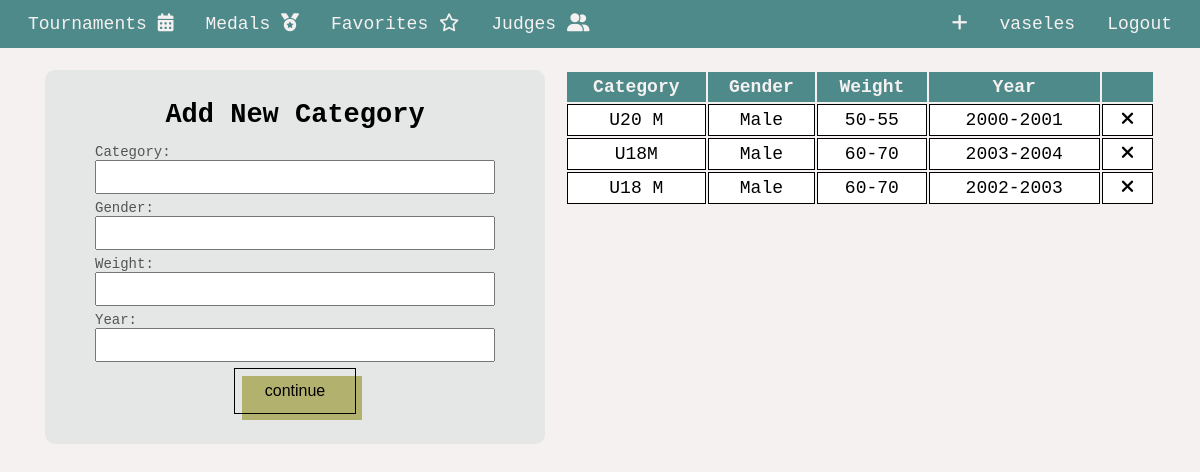
Before: /tournaments/weight-categories (signed in) with the older database file.
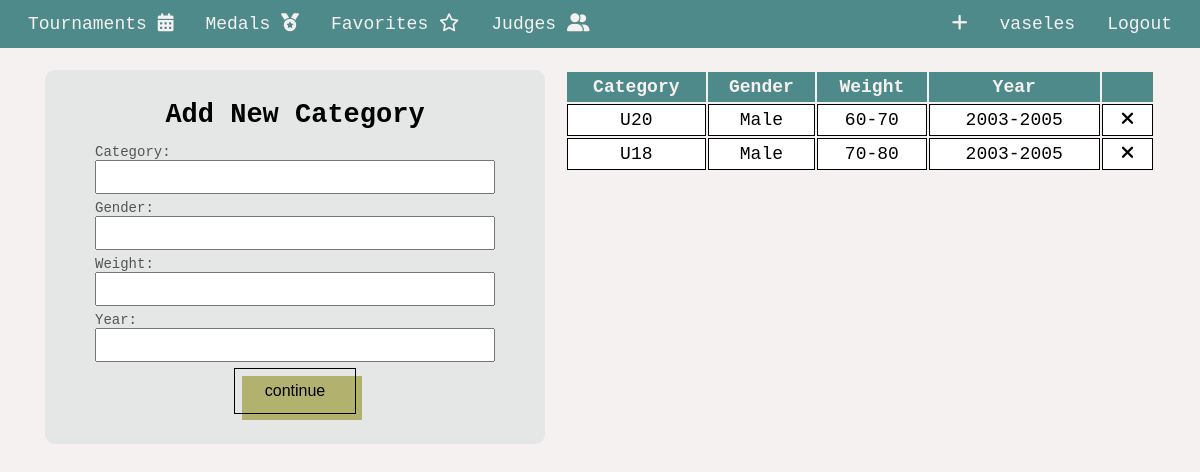
After: the same page with the newer database file.
### base/models.py (models this page shows, shortened)
class WeightCategory(models.Model):
   slug  = models.CharField(max_length=50, default='')
   category = models.CharField(max_length=20, blank=True)
   gender = models.CharField(max_length=20, blank=True)
   weight = models.CharField(max_length=100, blank=True)
   year = models.CharField(max_length=20, blank=True)

### base/views/tournaments.py (the view, shortened to what this page needs)
# urls.py: path('tournaments/weight-categories', tournaments.weight_categories, name='weight_categories'),
@login_required(login_url='base:login')
def weight_categories(request):
   weight_categories = get_all_weight_category()
   form = WeightCategoryForm()
   context = {
      'weight_categories': weight_categories,
      'form': form
   }
   return render(request, 'base/tournaments/weight_categories.html', context)

### base/forms.py
class WeightCategoryForm(ModelForm):
   class Meta:
      model = WeightCategory
      fields = ['category', 'gender', 'weight', 'year']

### base/services.py (called while the page is built)
def get_all_weight_category():
   return WeightCategory.objects.all()

### base/templates/base/tournaments/weight_categories.html (shortened to what this page needs)
{% include 'main.html' %}
{% load static %}
{% block title %}
   <link rel="stylesheet" href="{% static 'css/tournaments/weight_categories.css' %}">
{% endblock title %}
{% block content %}
   <div class="categories">
      <form method="POST">
         <h2>Add New Category</h2>
         {% for field in form  %}
            <div class = "form__component">
               {{ field.label_tag }} {{ field }}
            </div>
         {% endfor %}
         <button type="submit" class="btn btn-primary" id="button">continue</button>
      </form>
      <table class="show__all__categories">
         <thead>
            <tr class="table__head">
               <th scope="col">Category</th>
               <th scope="col">Gender</th>
               <th scope="col">Weight</th>
               <th scope="col">Year</th>
               <th scope="col"></th>
            </tr>
         </thead>
         <tbody>
         {% for category in weight_categories  %}
               <tr class="candidates-list">
                  <td scope="col">{{ category.category }}</td>
                  <td scope="col" >{{category.gender}}</td>
                  <td scope="col">{{category.weight}}</td>
                  <td scope="col">{{category.year}}</td>
                  <td scope="col" class="td_delete"><a href="{% url 'base:weight_categories_delete' category.id %}" class="fa-solid fa-xmark"></a></td>
               </tr>
         {% endfor %}
         </tbody>
      </table>
   </div>
{% endblock content %}

### templates/main.html (shortened to what this page needs)
<!DOCTYPE html>
{% load static %}
<html lang="en">
<head>
   <link rel="stylesheet" href="{% static 'css/styles.css' %}">
</head>
<body>
   {% include 'header.html' %}
</body>
</html>

### templates/header.html (shortened to what this page needs)
<nav>
   <div class="nav__menu">
      <a href="{% url "base:show_tournaments" %}" class="link">
         Tournaments
         <i class="fa-solid fa-calendar-days"></i>
      </a>
      <a href="" class="link">
         Medals
         <i class="fa-solid fa-medal"></i>
      </a>
      <a href="" class="link">
         Favorites
         <i class="fa-regular fa-star"></i>
      </a>
      <a href="" class="link">
         Judges
         <i class="fa-solid fa-user-group"></i>
      </a>
   </div>
   <div class="nav__buttons">
      {% if request.user.is_authenticated  %}
            {% if request.user.profile.userType == 'Админ' or request.user.profile.userType == 'Секретарь' %}
               <a href="{% url "base:create_tournamets" %}" class="link">
                  <i class="fa-solid fa-plus"></i>
               </a>
            {% endif %}
         <a href="{% url 'base:show_profile' request.user.username %}" class="link">{{request.user.username}}</a>
         <a href="{% url 'base:logout' %}" class="link">Logout</a>
      {% else %}
         <a href="{% url 'base:registration' %}" class="link">Registration</a>
         <a href="{% url 'base:login' %}" class="link">Login</a>
      {% endif %}
   </div>
</nav>

### static/css/styles.css (style rules this page uses)
* { box-sizing: border-box; padding: 0; margin: 0; text-decoration: none; outline: none; }
body { background-color: var(--white); color: var(--black); font-size: 18px; font-family: monospace; overflow-x: hidden; }
nav { display: flex; justify-content: space-between; align-items: center; background-color: var(--lightblue); padding: 0 1%; position: fixed; top: 0; z-index: 1000; width: 100%; }
nav .link { color: var(--white); padding: 14px 16px; transition: all .3s linear; }
.nav__menu { display: flex; justify-content: center; align-items: center; }
.nav__buttons { display: flex; justify-content: center; align-items: center; }
.btn { font-size: 16px; padding: 13px 30px 13px; border: 1px solid black; cursor: pointer; position: relative; background-color: rgba(0, 0, 0, 0); user-select: none; -webkit-user-select: none; touch-action: manipulation; }
a { color: black }
.btn:after { content: ""; background-color: var(--gold) ; width: 100%; z-index: -1; position: absolute; height: 100%; top: 7px; left: 7px; transition: 0.2s; }
.btn-primary::after { background-color:darkkhaki ; }
@media (min-width: 800px) { .btn { padding: 13px 30px 13px; } }
.link { text-decoration: none; color: var(--black); transition: all .3s linear }
.form__component { display: flex; justify-content: center; align-items: start; flex-direction: column; width: 100%; max-width: 400px; }
.form__component label { font-size: 14px; color: rgb(83, 83, 83); }
.form__component input { width: 100%; max-width: 400px; padding: 6px 10px; font-size: 16px; margin-bottom: 6px; min-width: 100%; }

### static/css/tournaments/weight_categories.css (style rules this page uses)
.categories { display: flex; justify-content: center; align-items: flex-start; width: 100%; padding: 10px; margin-top: 5%; gap: 20px; }
form, table { width: 50%; }
form { display: flex; justify-content: center; align-items: center; width: 100%; flex-direction: column; background-color: rgb(79, 138, 139, .1); max-width: 500px; padding: 30px; border-radius: 10px; }
form h2 { margin-bottom: 14px; }
.table__head { background-color: var(--lightblue); color: var(--white); }
.table__head th { padding: 5px ; }
.candidates-list { background-color: #fff; }
.candidates-list td { text-align: center; border: 1px solid black; padding: 5px 10px; }
.td_delete { transition: all .3s linear; }
.td_delete a { color: var(--black); }

### static/css/variables.css (style rules this page uses)
:root { --white: #F6F1F1; --lightblue: #4F8A8B; --gold: #FBD46D; --black: #000000; }

Changed rows visible on the page:
removed WeightCategory: category "U20 М", gender "Male", weight "50-55", year "2000-2001"
removed WeightCategory: category "U18M", gender "Male", weight "60-70", year "2003-2004"
removed WeightCategory: category "U18 M", gender "Male", weight "60-70", year "2002-2003"
added WeightCategory: category "U20", gender "Male", weight "60-70", year "2003-2005"
added WeightCategory: category "U18", gender "Male", weight "70-80", year "2003-2005"
